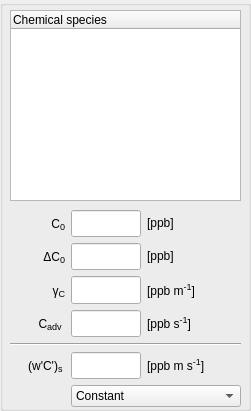
     <widget class="QGroupBox" name="species_species_group">
      <property name="geometry">
       <rect>
        <x>270</x>
        <y>10</y>
        <width>251</width>
        <height>411</height>
       </rect>
      </property>
      <property name="title">
       <string/>
      </property>
      <widget class="QTreeWidget" name="species_treewidget">
       <property name="geometry">
        <rect>
         <x>10</x>
         <y>10</y>
         <width>231</width>
         <height>191</height>
        </rect>
       </property>
       <column>
        <property name="text">
         <string>Chemical species</string>
        </property>
       </column>
      </widget>
      <widget class="QWidget" name="gridLayoutWidget_6">
       <property name="geometry">
        <rect>
         <x>10</x>
         <y>210</y>
         <width>231</width>
         <height>197</height>
        </rect>
       </property>
       <layout class="QGridLayout" name="species_species_grid" columnminimumwidth="50,0,80">
        <item row="0" column="1">
         <widget class="QLineEdit" name="input_species_scalar">
          <property name="sizePolicy">
           <sizepolicy hsizetype="Fixed" vsizetype="Expanding">
            <horstretch>0</horstretch>
            <verstretch>0</verstretch>
           </sizepolicy>
          </property>
          <property name="minimumSize">
           <size>
            <width>70</width>
            <height>0</height>
           </size>
          </property>
          <property name="maximumSize">
           <size>
            <width>70</width>
            <height>16777215</height>
           </size>
          </property>
          <property name="toolTip">
           <string>initial scalar concentration</string>
          </property>
          <property name="text">
           <string/>
          </property>
          <property name="alignment">
           <set>Qt::AlignRight|Qt::AlignTrailing|Qt::AlignVCenter</set>
          </property>
         </widget>
        </item>
        <item row="0" column="0">
         <widget class="QLabel" name="label_species_scalar">
          <property name="sizePolicy">
           <sizepolicy hsizetype="Fixed" vsizetype="Preferred">
            <horstretch>0</horstretch>
            <verstretch>0</verstretch>
           </sizepolicy>
          </property>
          <property name="minimumSize">
           <size>
            <width>55</width>
            <height>0</height>
           </size>
          </property>
          <property name="maximumSize">
           <size>
            <width>55</width>
            <height>16777215</height>
           </size>
          </property>
          <property name="toolTip">
           <string/>
          </property>
          <property name="text">
           <string>&lt;html&gt;C&lt;span style=&quot; font-size:14px; vertical-align:sub;&quot;&gt;0&lt;/span&gt;&lt;/html&gt;</string>
          </property>
          <property name="alignment">
           <set>Qt::AlignRight|Qt::AlignTrailing|Qt::AlignVCenter</set>
          </property>
         </widget>
        </item>
        <item row="1" column="0">
         <widget class="QLabel" name="label_species_dscalar">
          <property name="sizePolicy">
           <sizepolicy hsizetype="Fixed" vsizetype="Preferred">
            <horstretch>0</horstretch>
            <verstretch>0</verstretch>
           </sizepolicy>
          </property>
          <property name="minimumSize">
           <size>
            <width>55</width>
            <height>0</height>
           </size>
          </property>
          <property name="maximumSize">
           <size>
            <width>55</width>
            <height>16777215</height>
           </size>
          </property>
          <property name="toolTip">
           <string/>
          </property>
          <property name="text">
           <string>&lt;html&gt;ΔC&lt;span style=&quot; font-size:14px; vertical-align:sub;&quot;&gt;0&lt;/span&gt;&lt;/html&gt;</string>
          </property>
          <property name="alignment">
           <set>Qt::AlignRight|Qt::AlignTrailing|Qt::AlignVCenter</set>
          </property>
         </widget>
        </item>
        <item row="2" column="0">
         <widget class="QLabel" name="label_species_gammascalar">
          <property name="sizePolicy">
           <sizepolicy hsizetype="Fixed" vsizetype="Preferred">
            <horstretch>0</horstretch>
            <verstretch>0</verstretch>
           </sizepolicy>
          </property>
          <property name="minimumSize">
           <size>
            <width>55</width>
            <height>0</height>
           </size>
          </property>
          <property name="maximumSize">
           <size>
            <width>55</width>
            <height>16777215</height>
           </size>
          </property>
          <property name="toolTip">
           <string/>
          </property>
          <property name="text">
           <string>&lt;html&gt;γ&lt;span style=&quot; font-size:14px; vertical-align:sub;&quot;&gt;C&lt;/span&gt;&lt;/html&gt;</string>
          </property>
          <property name="alignment">
           <set>Qt::AlignRight|Qt::AlignTrailing|Qt::AlignVCenter</set>
          </property>
         </widget>
        </item>
        <item row="1" column="1">
         <widget class="QLineEdit" name="input_species_dscalar">
          <property name="sizePolicy">
           <sizepolicy hsizetype="Fixed" vsizetype="Expanding">
            <horstretch>0</horstretch>
            <verstretch>0</verstretch>
           </sizepolicy>
          </property>
          <property name="minimumSize">
           <size>
            <width>70</width>
            <height>0</height>
           </size>
          </property>
          <property name="maximumSize">
           <size>
            <width>70</width>
            <height>16777215</height>
           </size>
          </property>
          <property name="toolTip">
           <string>initial scalar jump at h</string>
          </property>
          <property name="text">
           <string/>
          </property>
          <property name="alignment">
           <set>Qt::AlignRight|Qt::AlignTrailing|Qt::AlignVCenter</set>
          </property>
         </widget>
        </item>
        <item row="2" column="1">
         <widget class="QLineEdit" name="input_species_gammascalar">
          <property name="sizePolicy">
           <sizepolicy hsizetype="Fixed" vsizetype="Expanding">
            <horstretch>0</horstretch>
            <verstretch>0</verstretch>
           </sizepolicy>
          </property>
          <property name="minimumSize">
           <size>
            <width>70</width>
            <height>0</height>
           </size>
          </property>
          <property name="maximumSize">
           <size>
            <width>70</width>
            <height>16777215</height>
           </size>
          </property>
          <property name="toolTip">
           <string>free atmosphere scalar lapse rate</string>
          </property>
          <property name="text">
           <string/>
          </property>
          <property name="alignment">
           <set>Qt::AlignRight|Qt::AlignTrailing|Qt::AlignVCenter</set>
          </property>
         </widget>
        </item>
        <item row="5" column="0">
         <widget class="QLabel" name="label_species_wscalar">
          <property name="sizePolicy">
           <sizepolicy hsizetype="Fixed" vsizetype="Preferred">
            <horstretch>0</horstretch>
            <verstretch>0</verstretch>
           </sizepolicy>
          </property>
          <property name="minimumSize">
           <size>
            <width>55</width>
            <height>0</height>
           </size>
          </property>
          <property name="maximumSize">
           <size>
            <width>55</width>
            <height>16777215</height>
           </size>
          </property>
          <property name="toolTip">
           <string/>
          </property>
          <property name="text">
           <string>&lt;html&gt;(w'C')&lt;span style=&quot; font-size:14px; vertical-align:sub;&quot;&gt;s &lt;/span&gt;&lt;/html&gt;</string>
          </property>
          <property name="alignment">
           <set>Qt::AlignRight|Qt::AlignTrailing|Qt::AlignVCenter</set>
          </property>
         </widget>
        </item>
        <item row="5" column="1">
         <widget class="QLineEdit" name="input_species_wscalar">
          <property name="sizePolicy">
           <sizepolicy hsizetype="Fixed" vsizetype="Expanding">
            <horstretch>0</horstretch>
            <verstretch>0</verstretch>
           </sizepolicy>
          </property>
          <property name="minimumSize">
           <size>
            <width>70</width>
            <height>0</height>
           </size>
          </property>
          <property name="maximumSize">
           <size>
            <width>70</width>
            <height>16777215</height>
           </size>
          </property>
          <property name="toolTip">
           <string>surface kinematic scalar flux</string>
          </property>
          <property name="text">
           <string/>
          </property>
          <property name="alignment">
           <set>Qt::AlignRight|Qt::AlignTrailing|Qt::AlignVCenter</set>
          </property>
         </widget>
        </item>
        <item row="0" column="2">
         <widget class="QLabel" name="unitlabel_species_scalar">
          <property name="toolTip">
           <string/>
          </property>
          <property name="text">
           <string>&lt;html&gt;[ppb]&lt;/html&gt;</string>
          </property>
          <property name="alignment">
           <set>Qt::AlignLeading|Qt::AlignLeft|Qt::AlignVCenter</set>
          </property>
         </widget>
        </item>
        <item row="1" column="2">
         <widget class="QLabel" name="unitlabel_species_dscalar">
          <property name="toolTip">
           <string/>
          </property>
          <property name="text">
           <string>&lt;html&gt;[ppb]&lt;/html&gt;</string>
          </property>
          <property name="alignment">
           <set>Qt::AlignLeading|Qt::AlignLeft|Qt::AlignVCenter</set>
          </property>
         </widget>
        </item>
        <item row="6" column="1" colspan="2">
         <widget class="QComboBox" name="selector_species_diurnal">
          <item>
           <property name="text">
            <string>Constant</string>
           </property>
          </item>
          <item>
           <property name="text">
            <string>Fixed diurnal</string>
           </property>
          </item>
          <item>
           <property name="text">
            <string>Radiation diurnal</string>
           </property>
          </item>
         </widget>
        </item>
        <item row="2" column="2">
         <widget class="QLabel" name="unitlabel_species_gammascalar">
          <property name="toolTip">
           <string/>
          </property>
          <property name="text">
           <string>&lt;html&gt;[ppb m&lt;span style=&quot;font-size: 14px; vertical-align:super;&quot;&gt;-1&lt;/span&gt;]&lt;/html&gt;</string>
          </property>
          <property name="alignment">
           <set>Qt::AlignLeading|Qt::AlignLeft|Qt::AlignVCenter</set>
          </property>
         </widget>
        </item>
        <item row="5" column="2">
         <widget class="QLabel" name="unitlabel_species_wscalar">
          <property name="toolTip">
           <string/>
          </property>
          <property name="text">
           <string>&lt;html&gt;[ppb m s&lt;span style=&quot;font-size: 14px; vertical-align:super;&quot;&gt;-1&lt;/span&gt;]&lt;/html&gt;</string>
          </property>
          <property name="alignment">
           <set>Qt::AlignLeading|Qt::AlignLeft|Qt::AlignVCenter</set>
          </property>
         </widget>
        </item>
        <item row="3" column="0">
         <widget class="QLabel" name="label_species_advscalar">
          <property name="sizePolicy">
           <sizepolicy hsizetype="Fixed" vsizetype="Preferred">
            <horstretch>0</horstretch>
            <verstretch>0</verstretch>
           </sizepolicy>
          </property>
          <property name="minimumSize">
           <size>
            <width>55</width>
            <height>0</height>
           </size>
          </property>
          <property name="maximumSize">
           <size>
            <width>55</width>
            <height>16777215</height>
           </size>
          </property>
          <property name="toolTip">
           <string/>
          </property>
          <property name="text">
           <string>&lt;html&gt;C&lt;span style=&quot; font-size:14px; vertical-align:sub;&quot;&gt;adv&lt;/span&gt;&lt;/html&gt;
</string>
          </property>
          <property name="alignment">
           <set>Qt::AlignRight|Qt::AlignTrailing|Qt::AlignVCenter</set>
          </property>
         </widget>
        </item>
        <item row="3" column="1">
         <widget class="QLineEdit" name="input_species_advscalar">
          <property name="sizePolicy">
           <sizepolicy hsizetype="Fixed" vsizetype="Expanding">
            <horstretch>0</horstretch>
            <verstretch>0</verstretch>
           </sizepolicy>
          </property>
          <property name="minimumSize">
           <size>
            <width>70</width>
            <height>0</height>
           </size>
          </property>
          <property name="maximumSize">
           <size>
            <width>70</width>
            <height>16777215</height>
           </size>
          </property>
          <property name="toolTip">
           <string>advection of scalar</string>
          </property>
          <property name="text">
           <string/>
          </property>
          <property name="alignment">
           <set>Qt::AlignRight|Qt::AlignTrailing|Qt::AlignVCenter</set>
          </property>
         </widget>
        </item>
        <item row="3" column="2">
         <widget class="QLabel" name="unitlabel_species_advscalar">
          <property name="toolTip">
           <string/>
          </property>
          <property name="text">
           <string>&lt;html&gt;[ppb s&lt;span style=&quot;font-size: 14px; vertical-align:super;&quot;&gt;-1&lt;/span&gt;]&lt;/html&gt;</string>
          </property>
          <property name="alignment">
           <set>Qt::AlignLeading|Qt::AlignLeft|Qt::AlignVCenter</set>
          </property>
         </widget>
        </item>
        <item row="6" column="0">
         <widget class="QLabel" name="label_species_wscalar_2">
          <property name="sizePolicy">
           <sizepolicy hsizetype="Fixed" vsizetype="Preferred">
            <horstretch>0</horstretch>
            <verstretch>0</verstretch>
           </sizepolicy>
          </property>
          <property name="minimumSize">
           <size>
            <width>55</width>
            <height>0</height>
           </size>
          </property>
          <property name="maximumSize">
           <size>
            <width>55</width>
            <height>16777215</height>
           </size>
          </property>
          <property name="toolTip">
           <string/>
          </property>
          <property name="text">
           <string/>
          </property>
          <property name="alignment">
           <set>Qt::AlignRight|Qt::AlignTrailing|Qt::AlignVCenter</set>
          </property>
         </widget>
        </item>
        <item row="4" column="0" colspan="3">
         <widget class="Line" name="line">
          <property name="frameShadow">
           <enum>QFrame::Sunken</enum>
          </property>
          <property name="orientation">
           <enum>Qt::Horizontal</enum>
          </property>
         </widget>
        </item>
       </layout>
      </widget>
     </widget>
